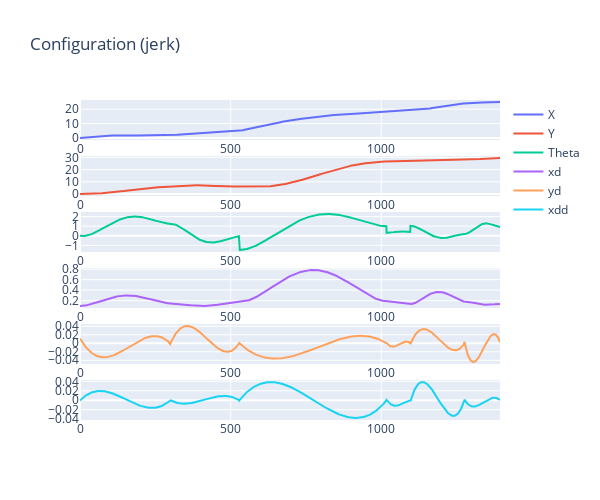
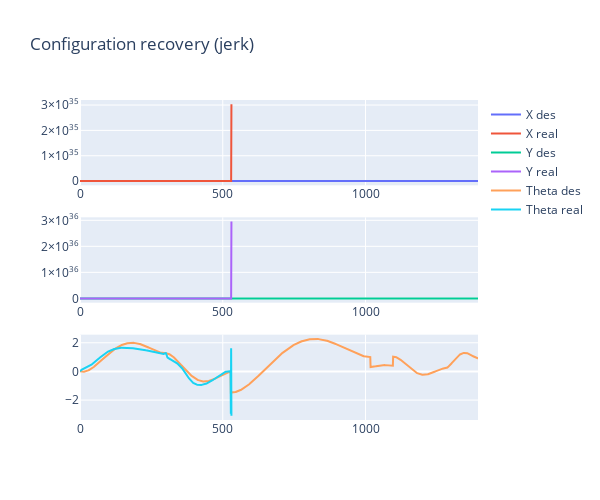
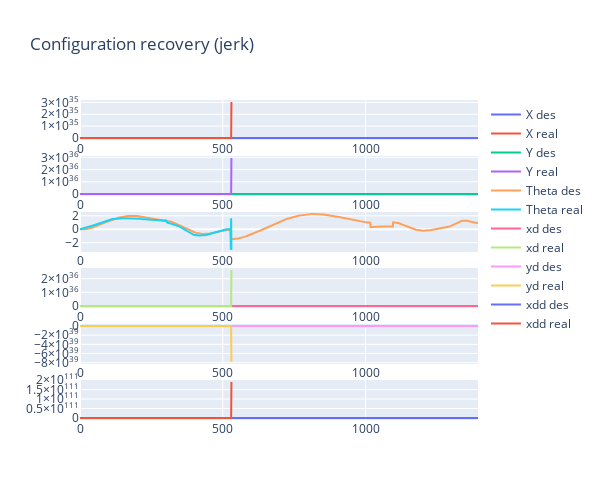
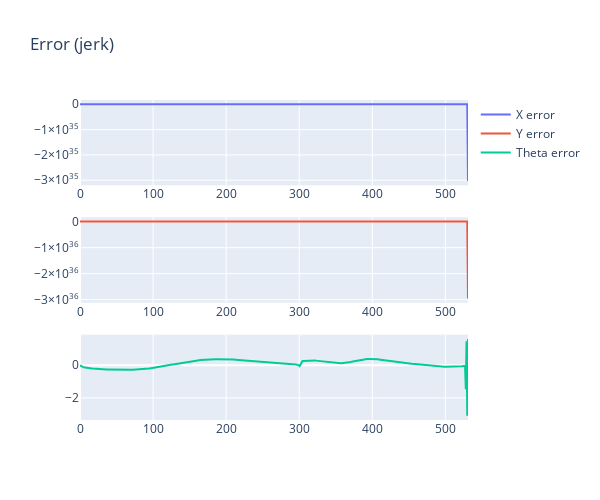

Notebook code for these charts, in order:
### Code cell
evaluate.plot_stuff()

### Figure 1 — Plotly figure (JSON) as saved in the notebook; plotly's stock layout.template omitted (floating-point values rounded to 4 significant figures; data arrays with more than 128 entries replaced by an {"elided": "..."} marker saying what was removed)
{"data": [{"name": "X ", "type": "scatter", "x": {"elided": "1394 float values"}, "xaxis": "x", "y": {"elided": "1394 float values"}, "yaxis": "y"}, {"name": "Y ", "type": "scatter", "x": {"elided": "1394 float values"}, "xaxis": "x2", "y": {"elided": "1394 float values"}, "yaxis": "y2"}, {"name": "Theta ", "type": "scatter", "x": {"elided": "1394 float values"}, "xaxis": "x3", "y": {"elided": "1394 float values"}, "yaxis": "y3"}, {"name": "xd ", "type": "scatter", "x": {"elided": "1394 float values"}, "xaxis": "x4", "y": {"elided": "1394 float values"}, "yaxis": "y4"}, {"name": "yd ", "type": "scatter", "x": {"elided": "1394 float values"}, "xaxis": "x5", "y": {"elided": "1394 float values"}, "yaxis": "y5"}, {"name": "xdd ", "type": "scatter", "x": {"elided": "1394 float values"}, "xaxis": "x6", "y": {"elided": "1394 float values"}, "yaxis": "y6"}], "layout": {"height": 500, "title": {"text": "Configuration (jerk)"}, "width": 600, "xaxis": {"anchor": "y", "domain": [0, 1]}, "xaxis2": {"anchor": "y2", "domain": [0, 1]}, "xaxis3": {"anchor": "y3", "domain": [0, 1]}, "xaxis4": {"anchor": "y4", "domain": [0, 1]}, "xaxis5": {"anchor": "y5", "domain": [0, 1]}, "xaxis6": {"anchor": "y6", "domain": [0, 1]}, "yaxis": {"anchor": "x", "domain": [0.875, 1]}, "yaxis2": {"anchor": "x2", "domain": [0.7, 0.825]}, "yaxis3": {"anchor": "x3", "domain": [0.525, 0.65]}, "yaxis4": {"anchor": "x4", "domain": [0.35, 0.475]}, "yaxis5": {"anchor": "x5", "domain": [0.175, 0.3]}, "yaxis6": {"anchor": "x6", "domain": [0, 0.125]}}}

### Figure 2 — Plotly figure (JSON) as saved in the notebook; plotly's stock layout.template omitted (floating-point values rounded to 4 significant figures; data arrays with more than 128 entries replaced by an {"elided": "..."} marker saying what was removed)
{"data": [{"name": "X des", "type": "scatter", "x": {"elided": "1394 float values"}, "xaxis": "x", "y": {"elided": "1394 float values"}, "yaxis": "y"}, {"name": "X real", "type": "scatter", "x": {"elided": "1394 float values"}, "xaxis": "x", "y": {"elided": "531 float values"}, "yaxis": "y"}, {"name": "Y des", "type": "scatter", "x": {"elided": "1394 float values"}, "xaxis": "x2", "y": {"elided": "1394 float values"}, "yaxis": "y2"}, {"name": "Y real", "type": "scatter", "x": {"elided": "1394 float values"}, "xaxis": "x2", "y": {"elided": "531 float values"}, "yaxis": "y2"}, {"name": "Theta des", "type": "scatter", "x": {"elided": "1394 float values"}, "xaxis": "x3", "y": {"elided": "1394 float values"}, "yaxis": "y3"}, {"name": "Theta real", "type": "scatter", "x": {"elided": "1394 float values"}, "xaxis": "x3", "y": {"elided": "531 float values"}, "yaxis": "y3"}], "layout": {"height": 500, "title": {"text": "Configuration recovery (jerk)"}, "width": 600, "xaxis": {"anchor": "y", "domain": [0, 1]}, "xaxis2": {"anchor": "y2", "domain": [0, 1]}, "xaxis3": {"anchor": "y3", "domain": [0, 1]}, "yaxis": {"anchor": "x", "domain": [0.7333, 1]}, "yaxis2": {"anchor": "x2", "domain": [0.3667, 0.6333]}, "yaxis3": {"anchor": "x3", "domain": [0, 0.2667]}}}

### Figure 3 — Plotly figure (JSON) as saved in the notebook; plotly's stock layout.template omitted (floating-point values rounded to 4 significant figures; data arrays with more than 128 entries replaced by an {"elided": "..."} marker saying what was removed)
{"data": [{"name": "X des", "type": "scatter", "x": {"elided": "1394 float values"}, "xaxis": "x", "y": {"elided": "1394 float values"}, "yaxis": "y"}, {"name": "X real", "type": "scatter", "x": {"elided": "1394 float values"}, "xaxis": "x", "y": {"elided": "531 float values"}, "yaxis": "y"}, {"name": "Y des", "type": "scatter", "x": {"elided": "1394 float values"}, "xaxis": "x2", "y": {"elided": "1394 float values"}, "yaxis": "y2"}, {"name": "Y real", "type": "scatter", "x": {"elided": "1394 float values"}, "xaxis": "x2", "y": {"elided": "531 float values"}, "yaxis": "y2"}, {"name": "Theta des", "type": "scatter", "x": {"elided": "1394 float values"}, "xaxis": "x3", "y": {"elided": "1394 float values"}, "yaxis": "y3"}, {"name": "Theta real", "type": "scatter", "x": {"elided": "1394 float values"}, "xaxis": "x3", "y": {"elided": "531 float values"}, "yaxis": "y3"}, {"name": "xd des", "type": "scatter", "x": {"elided": "1394 float values"}, "xaxis": "x4", "y": {"elided": "1394 float values"}, "yaxis": "y4"}, {"name": "xd real", "type": "scatter", "x": {"elided": "1394 float values"}, "xaxis": "x4", "y": {"elided": "531 float values"}, "yaxis": "y4"}, {"name": "yd des", "type": "scatter", "x": {"elided": "1394 float values"}, "xaxis": "x5", "y": {"elided": "1394 float values"}, "yaxis": "y5"}, {"name": "yd real", "type": "scatter", "x": {"elided": "1394 float values"}, "xaxis": "x5", "y": {"elided": "531 float values"}, "yaxis": "y5"}, {"name": "xdd des", "type": "scatter", "x": {"elided": "1394 float values"}, "xaxis": "x6", "y": {"elided": "1394 float values"}, "yaxis": "y6"}, {"name": "xdd real", "type": "scatter", "x": {"elided": "1394 float values"}, "xaxis": "x6", "y": {"elided": "531 float values"}, "yaxis": "y6"}], "layout": {"height": 500, "title": {"text": "Configuration recovery (jerk)"}, "width": 600, "xaxis": {"anchor": "y", "domain": [0, 1]}, "xaxis2": {"anchor": "y2", "domain": [0, 1]}, "xaxis3": {"anchor": "y3", "domain": [0, 1]}, "xaxis4": {"anchor": "y4", "domain": [0, 1]}, "xaxis5": {"anchor": "y5", "domain": [0, 1]}, "xaxis6": {"anchor": "y6", "domain": [0, 1]}, "yaxis": {"anchor": "x", "domain": [0.875, 1]}, "yaxis2": {"anchor": "x2", "domain": [0.7, 0.825]}, "yaxis3": {"anchor": "x3", "domain": [0.525, 0.65]}, "yaxis4": {"anchor": "x4", "domain": [0.35, 0.475]}, "yaxis5": {"anchor": "x5", "domain": [0.175, 0.3]}, "yaxis6": {"anchor": "x6", "domain": [0, 0.125]}}}

### Figure 4 — Plotly figure (JSON) as saved in the notebook; plotly's stock layout.template omitted (floating-point values rounded to 4 significant figures; data arrays with more than 128 entries replaced by an {"elided": "..."} marker saying what was removed)
{"data": [{"name": "X error ", "type": "scatter", "x": {"elided": "531 float values"}, "xaxis": "x", "y": {"elided": "531 float values"}, "yaxis": "y"}, {"name": "Y error ", "type": "scatter", "x": {"elided": "531 float values"}, "xaxis": "x2", "y": {"elided": "531 float values"}, "yaxis": "y2"}, {"name": "Theta error ", "type": "scatter", "x": {"elided": "531 float values"}, "xaxis": "x3", "y": {"elided": "531 float values"}, "yaxis": "y3"}], "layout": {"height": 500, "title": {"text": "Error (jerk)"}, "width": 600, "xaxis": {"anchor": "y", "domain": [0, 1]}, "xaxis2": {"anchor": "y2", "domain": [0, 1]}, "xaxis3": {"anchor": "y3", "domain": [0, 1]}, "yaxis": {"anchor": "x", "domain": [0.7333, 1]}, "yaxis2": {"anchor": "x2", "domain": [0.3667, 0.6333]}, "yaxis3": {"anchor": "x3", "domain": [0, 0.2667]}}}
